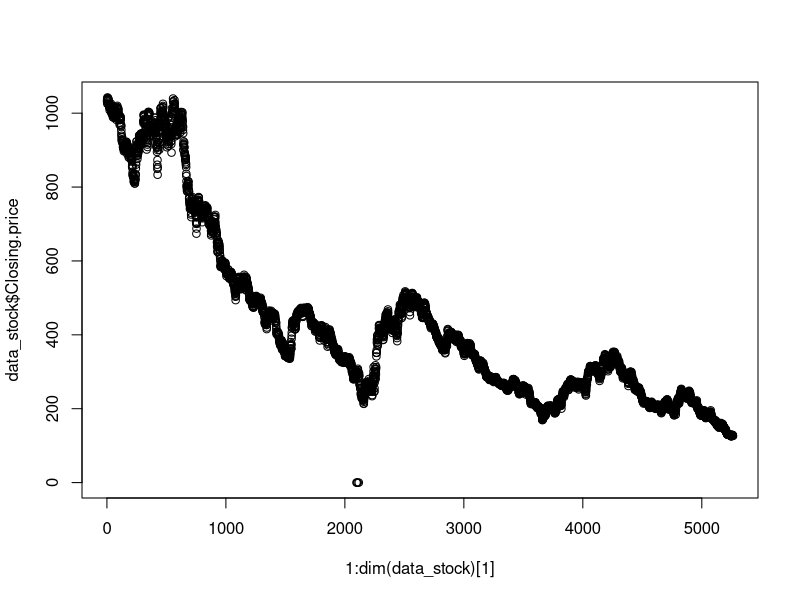
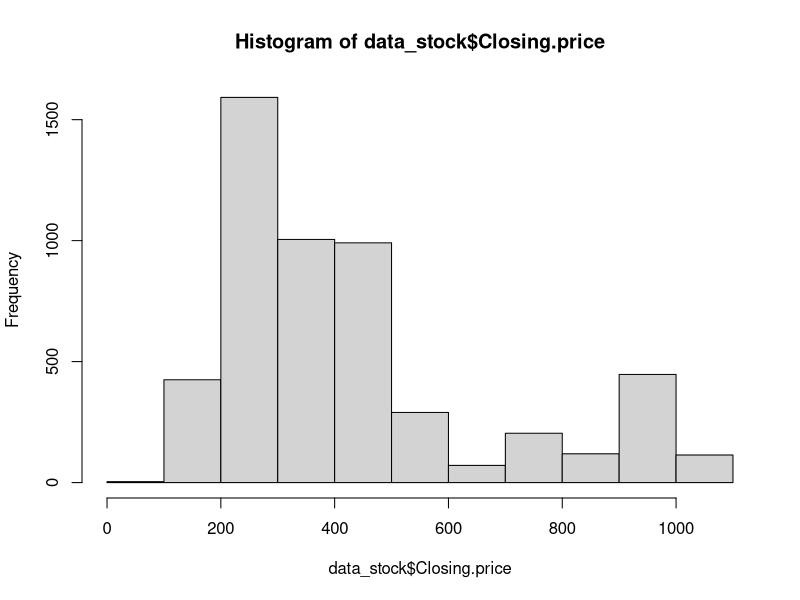

Reproduce these figures in R, in order.


#### OMXC20

data_stock <- read.table('data/omxc20.csv', header = T, sep = ';', dec = ',')
dim(data_stock)
head(data_stock)
str(data_stock)

plot(1:dim(data_stock)[1], data_stock$Closing.price)
hist(data_stock$Closing.price)


#### S&P 500